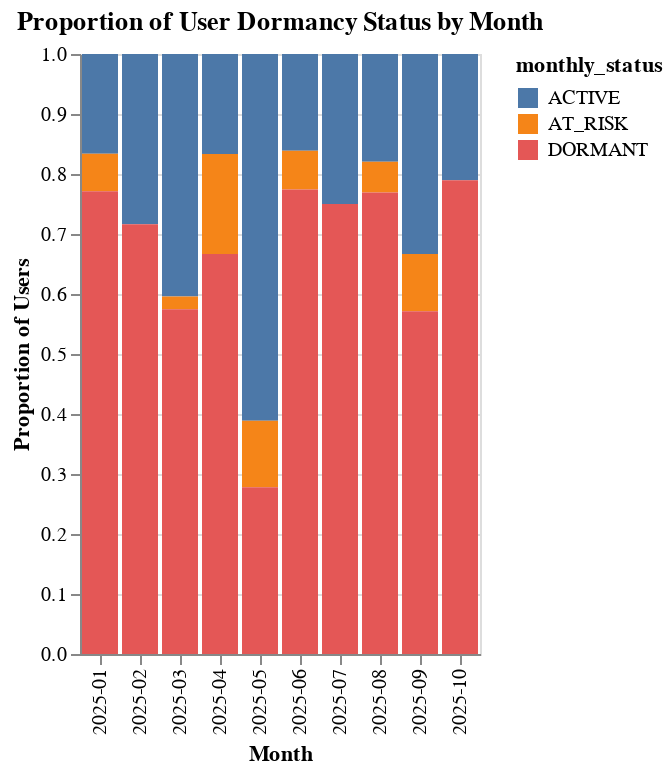

The notebook cell saved with this chart:
### Markdown cell above
**Reasoning**:
Group the `all_monthly_dormancy_df` by month and monthly status, count the occurrences of each status, calculate the proportion of each status within each month, and then create a grouped bar chart using Altair to visualize these proportions across months.

### Code cell
import altair as alt

# Calculate the counts of each status per month
monthly_status_counts = all_monthly_dormancy_df.groupby(['month', 'monthly_status']).size().reset_index(name='count')

# Calculate the total number of users per month
monthly_total_users = all_monthly_dormancy_df.groupby('month').size().reset_index(name='total_users')

# Merge to calculate proportions
monthly_status_proportions = pd.merge(monthly_status_counts, monthly_total_users, on='month')
monthly_status_proportions['proportion'] = monthly_status_proportions['count'] / monthly_status_proportions['total_users']

# Convert month to string for plotting and drop the original 'month' column
monthly_status_proportions['month_str'] = monthly_status_proportions['month'].astype(str)
monthly_status_proportions = monthly_status_proportions.drop(columns=['month'])


# Create the grouped bar chart
chart = alt.Chart(monthly_status_proportions).mark_bar().encode(
    x=alt.X('month_str:N', axis=alt.Axis(title='Month')),
    y=alt.Y('proportion:Q', axis=alt.Axis(title='Proportion of Users')),
    color='monthly_status:N',
    tooltip=['month_str', 'monthly_status', 'proportion', 'count']
).properties(
    title='Proportion of User Dormancy Status by Month'
).interactive()

chart.display()

### Figure 1 — Vega-Lite specification as saved in the notebook (floating-point values rounded to 4 significant figures)
{"config": {"view": {"continuousWidth": 300, "continuousHeight": 300}}, "data": {"name": "data-f9e45c8960fed8839ddf717c2d009352"}, "mark": {"type": "bar"}, "encoding": {"color": {"field": "monthly_status", "type": "nominal"}, "tooltip": [{"field": "month_str", "type": "nominal"}, {"field": "monthly_status", "type": "nominal"}, {"field": "proportion", "type": "quantitative"}, {"field": "count", "type": "quantitative"}], "x": {"axis": {"title": "Month"}, "field": "month_str", "type": "nominal"}, "y": {"axis": {"title": "Proportion of Users"}, "field": "proportion", "type": "quantitative"}}, "params": [{"name": "param_6", "select": {"type": "interval", "encodings": ["x", "y"]}, "bind": "scales"}], "title": "Proportion of User Dormancy Status by Month", "$schema": "https://vega.github.io/schema/vega-lite/v5.20.1.json", "datasets": {"data-f9e45c8960fed8839ddf717c2d009352": [{"monthly_status": "ACTIVE", "count": 45, "total_users": 271, "proportion": 0.1661, "month_str": "2025-01"}, {"monthly_status": "AT_RISK", "count": 17, "total_users": 271, "proportion": 0.06273, "month_str": "2025-01"}, {"monthly_status": "DORMANT", "count": 209, "total_users": 271, "proportion": 0.7712, "month_str": "2025-01"}, {"monthly_status": "ACTIVE", "count": 23, "total_users": 81, "proportion": 0.284, "month_str": "2025-02"}, {"monthly_status": "DORMANT", "count": 58, "total_users": 81, "proportion": 0.716, "month_str": "2025-02"}, {"monthly_status": "ACTIVE", "count": 19, "total_users": 47, "proportion": 0.4043, "month_str": "2025-03"}, {"monthly_status": "AT_RISK", "count": 1, "total_users": 47, "proportion": 0.02128, "month_str": "2025-03"}, {"monthly_status": "DORMANT", "count": 27, "total_users": 47, "proportion": 0.5745, "month_str": "2025-03"}, {"monthly_status": "ACTIVE", "count": 6, "total_users": 36, "proportion": 0.1667, "month_str": "2025-04"}, {"monthly_status": "AT_RISK", "count": 6, "total_users": 36, "proportion": 0.1667, "month_str": "2025-04"}, {"monthly_status": "DORMANT", "count": 24, "total_users": 36, "proportion": 0.6667, "month_str": "2025-04"}, {"monthly_status": "ACTIVE", "count": 11, "total_users": 18, "proportion": 0.6111, "month_str": "2025-05"}, {"monthly_status": "AT_RISK", "count": 2, "total_users": 18, "proportion": 0.1111, "month_str": "2025-05"}, {"monthly_status": "DORMANT", "count": 5, "total_users": 18, "proportion": 0.2778, "month_str": "2025-05"}, {"monthly_status": "ACTIVE", "count": 5, "total_users": 31, "proportion": 0.1613, "month_str": "2025-06"}, {"monthly_status": "AT_RISK", "count": 2, "total_users": 31, "proportion": 0.06452, "month_str": "2025-06"}, {"monthly_status": "DORMANT", "count": 24, "total_users": 31, "proportion": 0.7742, "month_str": "2025-06"}, {"monthly_status": "ACTIVE", "count": 3, "total_users": 12, "proportion": 0.25, "month_str": "2025-07"}, {"monthly_status": "DORMANT", "count": 9, "total_users": 12, "proportion": 0.75, "month_str": "2025-07"}, {"monthly_status": "ACTIVE", "count": 7, "total_users": 39, "proportion": 0.1795, "month_str": "2025-08"}, {"monthly_status": "AT_RISK", "count": 2, "total_users": 39, "proportion": 0.05128, "month_str": "2025-08"}, {"monthly_status": "DORMANT", "count": 30, "total_users": 39, "proportion": 0.7692, "month_str": "2025-08"}, {"monthly_status": "ACTIVE", "count": 7, "total_users": 21, "proportion": 0.3333, "month_str": "2025-09"}, {"monthly_status": "AT_RISK", "count": 2, "total_users": 21, "proportion": 0.09524, "month_str": "2025-09"}, {"monthly_status": "DORMANT", "count": 12, "total_users": 21, "proportion": 0.5714, "month_str": "2025-09"}, {"monthly_status": "ACTIVE", "count": 4, "total_users": 19, "proportion": 0.2105, "month_str": "2025-10"}, {"monthly_status": "DORMANT", "count": 15, "total_users": 19, "proportion": 0.7895, "month_str": "2025-10"}]}}
